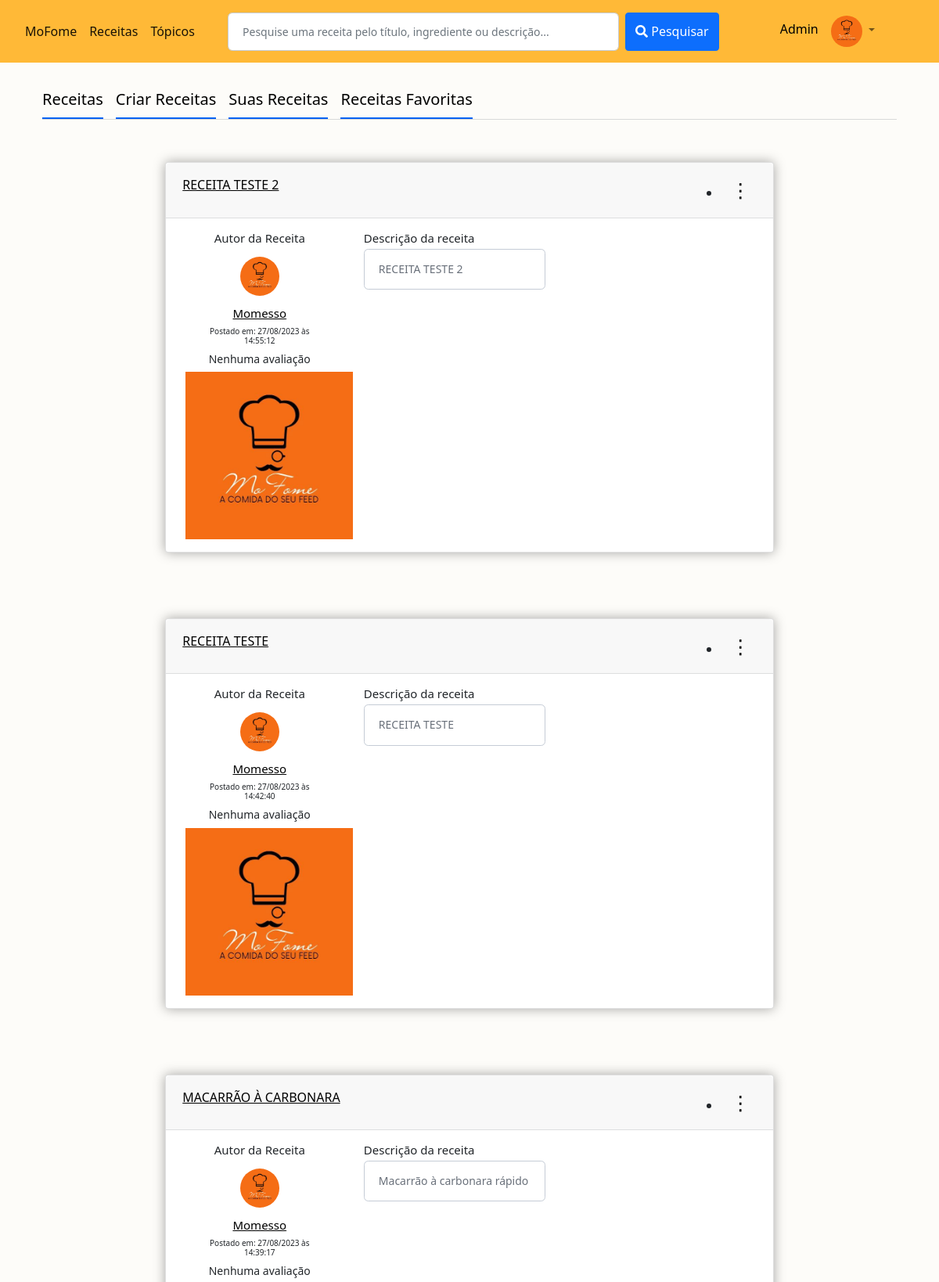
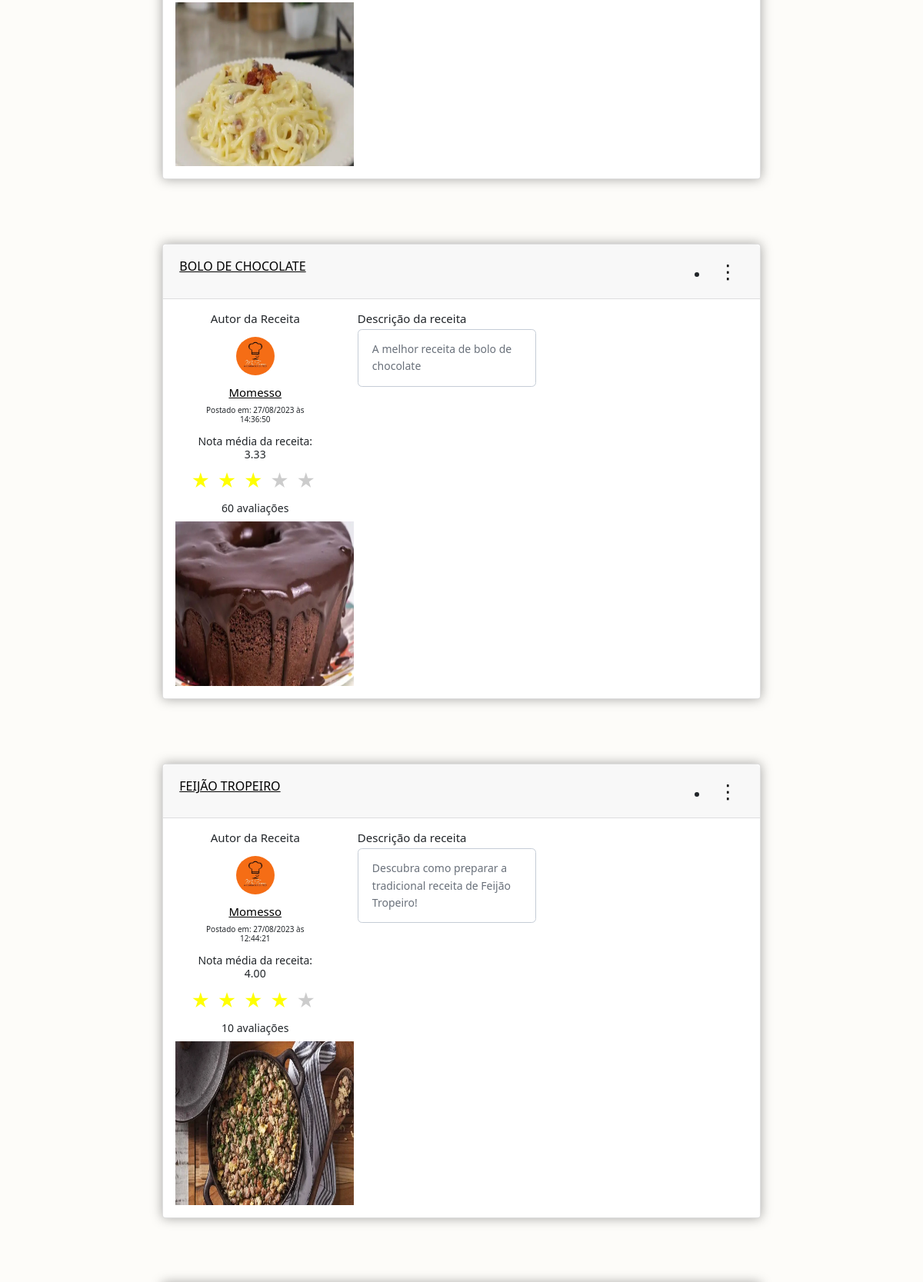
The page /perfil/suasreceitas/ (signed in, upper part) on the database its author committed (2 pictures, top to bottom).
### usuarios/models.py (models this page shows, shortened)
class Profile(models.Model):
    user = models.OneToOneField(User, on_delete=models.CASCADE)
    image = models.ImageField(default='default.jpg', upload_to='profile_pics')
    modo_privacidade = models.IntegerField(default=0)
    receitas_avaliadas = models.ManyToManyField(modelsMoFome.Receita, related_name='avaliadores', blank=True)
    receitas_favoritas = models.ManyToManyField(modelsMoFome.Receita, related_name='favoritas', blank=True)

### MoFome/models.py (models this page shows, shortened)
class Receita(models.Model):
    title = models.CharField(max_length=80)
    ingredientes = models.TextField()
    descricao = models.TextField()
    modo_de_preparo = models.TextField()
    imagem = models.ImageField(default='MoFome.jpg', upload_to='receita_pics')
    data_do_post = models.DateTimeField(default=timezone.now)
    autor = models.ForeignKey(User, on_delete=models.CASCADE)
    avaliacao = models.IntegerField()
    quantidade_de_avaliacoes = models.IntegerField()
    horas = models.IntegerField()
    minutos = models.IntegerField()
    custo = models.IntegerField()
    dificuldade = models.IntegerField()
    pessoas = models.IntegerField()
    media = models.DecimalField(max_digits=4,
        decimal_places=2,
        null=True,
        blank=True,
    )
    def data_post_brasil(self):
        fuso_horario_brasil = pytz.timezone('America/Sao_Paulo')
        data_brasil= self.data_do_post.astimezone(fuso_horario_brasil)
        return data_brasil.strftime('%d/%m/%Y às %H:%M:%S')

### MoFome/views.py (the view)
# urls.py: path('perfil/suasreceitas/', views.minhas_receitas , name='minhasreceitas'),
def minhas_receitas(request):
    receitas_do_usuario = Receita.objects.filter(autor=request.user).order_by('-data_do_post')
    return render(request, 'MoFome/minhas_receitas.html', {'receitas': receitas_do_usuario})

### MoFome/templates/MoFome/minhas_receitas.html (shortened to what this page needs)
{% extends 'MoFome/base.html' %}
{% block conteudo %}
    <div class="container-xl px-4 mt-4">
      <nav class="nav nav-borders  ">
        <a class="nav-link active ms-0"  style="  color: black; font-size: 20px;" href="{% url 'receitas' %}">Receitas</a>
        <a class="nav-link active ms-0"	 style="color: black; font-size: 20px;" href="{% url 'receitas-create' %}" >Criar Receitas</a>
        <a class="nav-link active ms-0" style="color: black; font-size: 20px;" href="{% url 'minhasreceitas' %}">Suas Receitas</a>
        <a class="nav-link active ms-0"	 style="color: black; font-size: 20px;" href="{% url 'receitas-favoritas'  %}" >Receitas Favoritas</a>
      </nav>
      <hr class="mt-0 mb-4">
      </div>
      <div class="row justify-content-center">
        {% for receita in receitas %}
    <div class="row justify-content-center receita-card">
      <div class="col-md-8">
        <div class="card mb-4">
          <div class="card-header" style="text-transform: uppercase;">
            <a href="{% url 'receitas-detail' pk=receita.id %}" style="color: black;">{{ receita.title }}</a>
            <li class="nav-item dropdown" style="float: right;">
              <a href="#" class="dropdown" role="button" id="dropdown-menu"data-bs-toggle="dropdown" aria-haspopup="true" aria-expanded="false" style="padding: 8px; text-decoration: none; border-bottom: none;">
                  <span style="font-size: 25px; color: black;">&#8942;</span>
              </a>
            </li>
          </div>
          <div class="card-body">
            <div class="row align-items-center">
              <div class="col-md-3   text-center align-self-start" style="margin-left: 20px;">
                <h2 style="font-size: 15px; margin-bottom: 15px;">Autor da Receita</h2>
                <img class="rounded-circle img-account-profile" src="{{ receita.autor.profile.image.url }}" alt="">
                <div style="margin-top: 10px;">
                  <a style="font-size: 15px; color: black;" href="{% url 'perfil-outro' username=receita.autor %}">{{ receita.autor }}</a>
              </div>
                <h2 style="font-size: 10px; margin-top: 5px;">Postado em: {{ receita.data_post_brasil }}</h2>
                    {% if receita.quantidade_de_avaliacoes != 0 %}
                  <h2 style="font-size: 14px; margin-top: 15px;">Nota média da receita: {{receita.media}}</h2>
                  <span class="star {% if receita.media >= 1 %}selected{% endif %}">&#9733;</span>
                  <span class="star {% if receita.media >= 2 %}selected{% endif %}">&#9733;</span>
                  <span class="star {% if receita.media >= 3 %}selected{% endif %}">&#9733;</span>
                  <span class="star {% if receita.media >= 4 %}selected{% endif %}">&#9733;</span>
                  <span class="star {% if receita.media >= 5 %}selected{% endif %}">&#9733;</span>
                {% endif %}
                {% if receita.quantidade_de_avaliacoes == 0 %}
                  <h2 style="font-size: 14px; margin-top: 10px;">Nenhuma avaliação</h2>
                {% endif %}
                {% if receita.quantidade_de_avaliacoes > 1%}
                  <h2 style="font-size: 14px; margin-top: 10px;">{{receita.quantidade_de_avaliacoes}} avaliações</h2>
                {% endif %}
              </div>
              <div class="col-md-4 align-self-start" style="margin-right: 30px; margin-left: 25px;">
                <h2 style="font-size: 15px; margin-bottom: 5px;">Descrição da receita</h2>
                <div class="form-control custom-description" style="line-height: 1.6;">
                  {{ receita.descricao }}
                </div>
              </div>
              <div class="col-md-4 text-center align-self-start">
                <img class="img-fluid" style="height: 213.5px;" src="{{ receita.imagem.url }}" alt="Foto da Receita">
              </div>
            </div>
          </div>
        </div>
      </div>
    </div>
{% endfor %}
      </div>
{% endblock %}

### MoFome/templates/MoFome/base.html (shortened to what this page needs)
<!doctype html>
<html lang="pt-BR">
  <head>
    <link rel="stylesheet">
    <link href="https://cdnjs.cloudflare.com/ajax/libs/font-awesome/6.0.0-beta3/css/all.min.css" rel="stylesheet">
    <link rel="stylesheet" href="https://cdn.jsdelivr.net/npm/bootstrap@5.5.2/dist/css/bootstrap.min.css">
    <link href="https://cdnjs.cloudflare.com/ajax/libs/font-awesome/6.0.0-beta3/css/all.min.css" rel="stylesheet">
    <link rel="stylesheet" href="https://cdnjs.cloudflare.com/ajax/libs/font-awesome/5.15.4/css/all.min.css">
    <link href="https://cdn.jsdelivr.net/npm/bootstrap@5.0.2/dist/css/bootstrap.min.css" rel="stylesheet">
  </head>
  <body style="background-color: #fdfcf9" >
    <nav class="navbar navbar-expand-lg navbar-light" style="background-color: rgb(255, 185, 55); height: 80px;">
        <div class="container-fluid">
          <div class="collapse navbar-collapse" id="navbarScroll">
            <ul class="navbar-nav me-auto my-2 my-lg-0 navbar-nav-scroll" style="--bs-scroll-height: 100px;">
              <li class="nav-item">
                <a class="nav-link active" aria-current="page" href="{% url 'home' %}">MoFome</a>
              </li>
              <li class="nav-item dropdown">
                <a class="nav-link active" aria-current="page" href="{% url 'receitas' %}">Receitas</a>
            </li>
              <li class="nav-item dropdown">
                <a class="nav-link active" aria-current="page" href="{% url 'topicos' %}">Tópicos</a>
            </li>
            </ul>
            <form class="d-flex" action="{% url 'filtro-de-receitas' %}" method="get">
              <input class="form-control me-2" name="palavra pesquisada" type="search" placeholder="Pesquise uma receita pelo título, ingrediente ou descrição..." aria-label="Search" style="width: 500px;" id="validationServerUsername" required>
              <button class="btn btn-primary" type="submit" style="margin-right: 40px;">
                <i class="fas fa-search"></i> Pesquisar
            </button>
            </form>
            <ul class="navbar-nav">
                <li class="nav-item">
                    {% if user.is_authenticated %}
                        {% if user.username == "Momesso" %}
                            <li class="nav-item">
                                <a href="{% url 'admin:index' %}" class="nav-link"  style="color: black; margin-top: 5px; margin-left: 30px;">Admin</a>
                            </li>
                        {% endif %}
                        <li class="nav-item dropdown" style="margin-right: 50px;">
                          <a href="#" class="nav-link dropdown-toggle" id="profileDropdown" role="button" data-bs-toggle="dropdown" aria-expanded="false">
                              <img class="rounded-circle img-account-profile"  src="{{ user.profile.image.url }}" style="width: 40px; height: 40px;" alt="Perfil">
                          </a>
                      </li>
                    {% endif %}
                </li>
            </ul>
          </div>
        </div>
      </nav>
    {% block conteudo %}
    {% endblock %}
  </body>
</html>

### MoFome/templates/MoFome/minhas_receitas.html (style rules this page uses)
body { background-color: #f2f6fc; color: #69707a; }
.img-account-profile { height: 50px; width: 50px; }
.rounded-circle { border-radius: 100% !important; }
.card { box-shadow: 0 0 15px rgba(0, 0, 0, 0.35); }
.card .card-header { font-weight: 500; background-color: rgba(33, 40, 50, 0.03); border-bottom: 1px solid rgba(33, 40, 50, 0.125); padding: 1rem 1.35rem; border-radius: 0.35rem 0.35rem 0 0; }
.form-control, .dataTable-input { display: block; width: 100%; padding: 0.875rem 1.125rem; font-size: 0.875rem; font-weight: 400; line-height: 1; color: #69707a; background-color: #fff; background-clip: padding-box; border: 1px solid #c5ccd6; -webkit-appearance: none; -moz-appearance: none; appearance: none; border-radius: 0.35rem; transition: border-color 0.15s ease-in-out, box-shadow 0.65s ease-in-out; }
.nav-borders .nav-link.active { color: #0061f2; border-bottom-color: #0061f2; }
.nav-borders .nav-link { color: #69707a; border-bottom-width: 0.125rem; border-bottom-style: solid; border-bottom-color: transparent; padding-top: 0.5rem; padding-bottom: 0.5rem; padding-left: 0; padding-right: 0; margin-left: 1rem; margin-right: 1rem; }
.receita-card { margin-top: 20px; margin-bottom: 20px; padding: 10px; }
.star { font-size: 24px; color: #ccc; margin-right: 5px; }
.star.selected { color: yellow; }

### rows shown on the page
Receita: title "RECEITA TESTE 2", autor.profile.image (picture), autor "Momesso", data_post_brasil "27/08/2023 às 14:55:12", quantidade_de_avaliacoes "Nenhuma avaliação", descricao "RECEITA TESTE 2", imagem (picture)
Receita: title "RECEITA TESTE", autor.profile.image (picture), autor "Momesso", data_post_brasil "27/08/2023 às 14:42:40", quantidade_de_avaliacoes "Nenhuma avaliação", descricao "RECEITA TESTE", imagem (picture)
Receita: title "MACARRÃO À CARBONARA", autor.profile.image (picture), autor "Momesso", data_post_brasil "27/08/2023 às 14:39:17", quantidade_de_avaliacoes "Nenhuma avaliação", descricao "Macarrão à carbonara rápido", imagem (picture)
Receita: title "BOLO DE CHOCOLATE", autor.profile.image (picture), autor "Momesso", data_post_brasil "27/08/2023 às 14:36:50", media "3.33", quantidade_de_avaliacoes "60", descricao "A melhor receita de bolo de chocolate", imagem (picture)
Receita: title "FEIJÃO TROPEIRO", autor.profile.image (picture), autor "Momesso", data_post_brasil "27/08/2023 às 12:44:21", media "4.00", quantidade_de_avaliacoes "10", descricao "Descubra como preparar a tradicional receita de Feijão Tropeiro!", imagem (picture)
